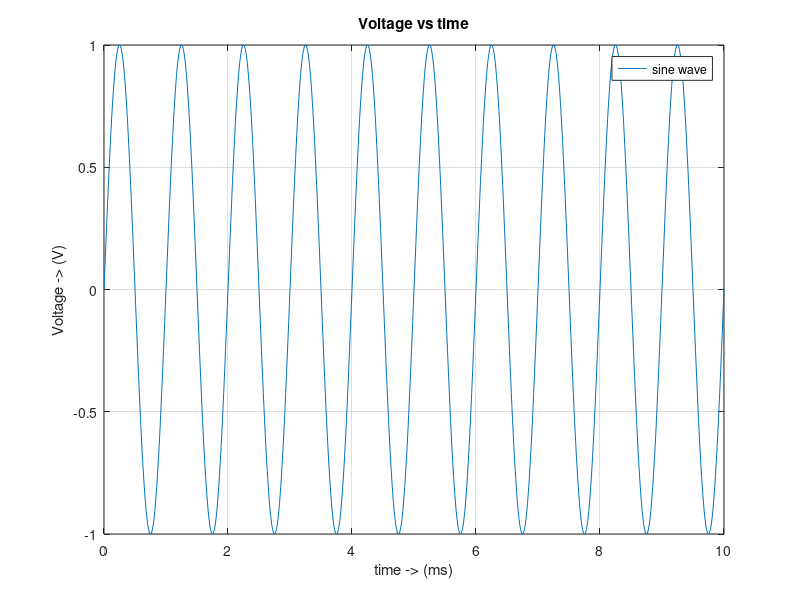
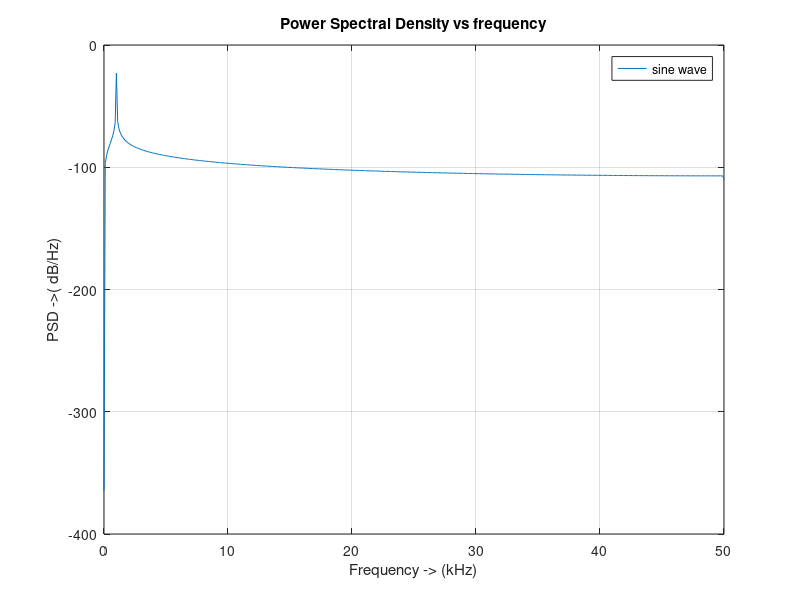

These charts were generated, in order, by the following MATLAB code:
%Q1 a)
f = 1000; % frequency in Hz.
%generating 1000 samples (even) for 10 cycles- giving about 100 points for each cycle- sufficient accuracy.
%Sampling freq. - 10^5 samples/s
fs = 10^5; %100kHz
t = linspace(0,10*1/f,1000 + 1);
%amplitude 1V sine wave
y = 1*sin(2*pi*f*t);

plot(1000*t,y)
title('Voltage vs time')
xlabel('time -> (ms)')
ylabel('Voltage -> (V)')
grid on
legend('sine wave')
%b)
ydft = fft(y);
N = length(y);
ydft = ydft(1:N/2+1); %[0 or dc  to pi freq.] or [0 to fs/2]
y_enrg = (abs(ydft).^2);
%so if we want the spectral energy in (-pi, pi], we need to twice the samples between 0,pi 
%excluding those at 0, pi. (The signal is also real so symmetric conjugate
%FT).
y_enrg(2:end-1) = 2*y_enrg(2:end-1);
%N time samples, and fs occupies -pi to pi, hence the division to get PSD.
y_psd = (y_enrg/N)/fs;

freq= linspace(0,fs/2,N/2+1);
figure
plot(10^-3*freq,10*log10(y_psd))
grid on
title('Power Spectral Density vs frequency')
ylabel('PSD ->( dB/Hz)')
xlabel('Frequency -> (kHz)')
legend('sine wave')

%c)
%note- sampling freq 100kHz >> 2*1kHz 
%time window size is fixed 10cycles*1/f = 10ms
%time resolution or sampling period = 1/Fs = 10^-5 s or 0.01 ms
%freq res. is fixed, based on sampling period and no. of time samples
%taken(which is 10*T*sampling freq.)
%frequency resolution- fs/N = 100Hz
%frequency window size - for PSD- 0 to fs/2 or 0 to 50Khz because the signal is real